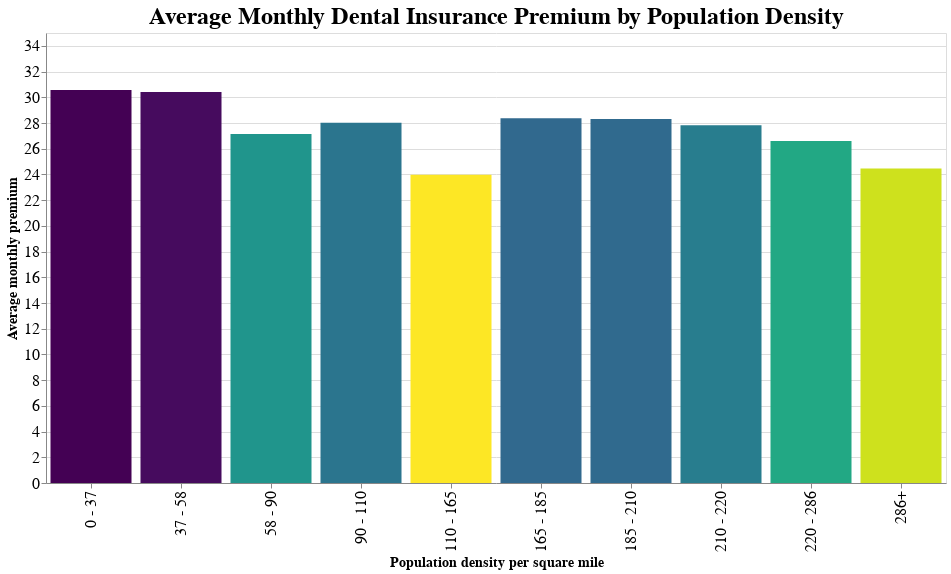

Notebook code for this chart:
### Code cell
bar = alt.Chart(pop_density_df, title='Average Monthly Dental Insurance Premium by Population Density', height=450, width=900).configure_title(fontSize=24).mark_bar().encode(
        x = alt.X('bin', sort=pop_density_order_list),  
        y = 'avg_prem',
        color = alt.Color('avg_prem', legend=None, sort="descending", scale=alt.Scale(scheme='viridis') )).configure_axis(
    labelFontSize=16,
    titleFontSize=14
)

bar.encoding.x.title = 'Population density per square mile'
bar.encoding.y.title = 'Average monthly premium'
bar

### Figure 1 — Vega-Lite specification as saved in the notebook (floating-point values rounded to 4 significant figures)
{"$schema": "https://vega.github.io/schema/vega-lite/v2.6.0.json", "config": {"axis": {"labelFontSize": 16, "titleFontSize": 14}, "background": "white", "title": {"fontSize": 24}, "view": {"height": 300, "width": 400}}, "data": {"name": "data-14ad89cccf0b9ebd351633d4459ac0ed"}, "datasets": {"data-14ad89cccf0b9ebd351633d4459ac0ed": [{"avg_prem": 30.57, "bin": "0 - 37", "id": 0}, {"avg_prem": 30.41, "bin": "37 - 58", "id": 1}, {"avg_prem": 27.14, "bin": "58 - 90", "id": 2}, {"avg_prem": 28.02, "bin": "90 - 110", "id": 3}, {"avg_prem": 23.98, "bin": "110 - 165", "id": 4}, {"avg_prem": 28.36, "bin": "165 - 185", "id": 5}, {"avg_prem": 28.31, "bin": "185 - 210", "id": 6}, {"avg_prem": 27.82, "bin": "210 - 220", "id": 7}, {"avg_prem": 26.61, "bin": "220 - 286", "id": 8}, {"avg_prem": 24.46, "bin": "286+", "id": 9}]}, "encoding": {"color": {"field": "avg_prem", "legend": null, "scale": {"scheme": "viridis"}, "sort": "descending", "type": "quantitative"}, "x": {"field": "bin", "sort": ["0 - 37", "37 - 58", "58 - 90", "90 - 110", "110 - 165", "165 - 185", "185 - 210", "210 - 220", "220 - 286", "286+"], "title": "Population density per square mile", "type": "nominal"}, "y": {"field": "avg_prem", "title": "Average monthly premium", "type": "quantitative"}}, "height": 450, "mark": "bar", "title": "Average Monthly Dental Insurance Premium by Population Density", "width": 900}
